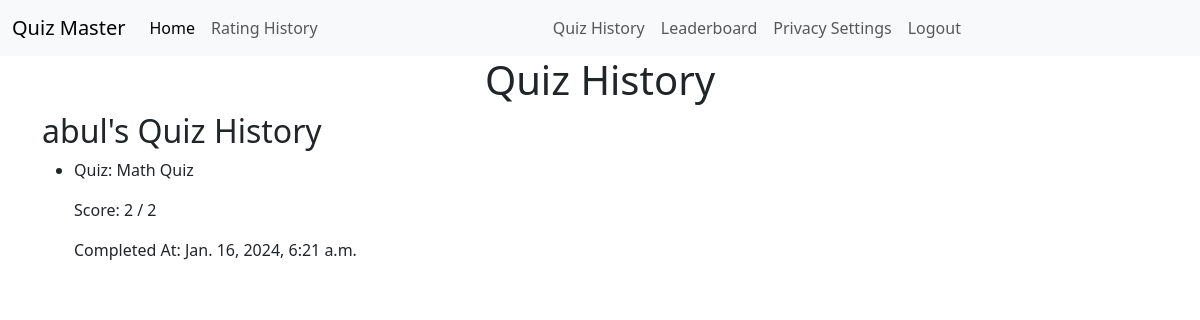
The app's page /quiz_history/abul/, older data.
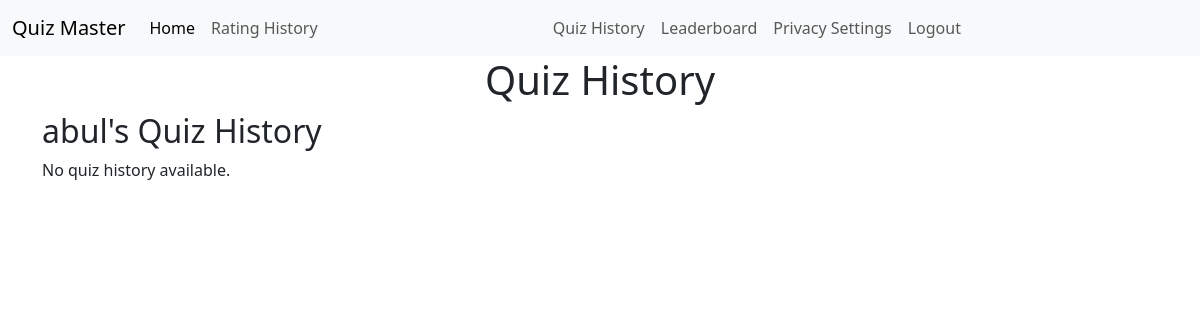
The same page, newer data.
### quizzes/models.py (models this page shows, shortened)
class UserQuizHistory(models.Model):
    user = models.ForeignKey(User, on_delete=models.CASCADE)
    quiz = models.ForeignKey(Quiz, on_delete=models.CASCADE)
    score = models.IntegerField()
    completed_at = models.DateTimeField(auto_now_add=True)

class Quiz(models.Model):
    title = models.CharField(max_length=255)
    description = models.TextField()
    category = models.ForeignKey(Category, on_delete=models.CASCADE)
    has_time_limit = models.BooleanField(default=False)

### core/views.py (the view)
# urls.py: path('quiz_history/<str:username>/', quiz_history, name='quiz_history'),
def quiz_history(request, username):
    user = get_object_or_404(User, username=username)
    quiz_history = UserQuizHistory.objects.filter(
        user=user).order_by('-completed_at')
    context = {
        'user': user,
        'quiz_history': quiz_history,
    }
    return render(request, 'quiz_history.html', context)

### core/templates/quiz_history.html
{% extends 'base.html' %}
{% block content %}
<h1 class="text-center">Quiz History</h1>
<div class="container">
    <h2>{{ user.username }}'s Quiz History</h2>
    {% if quiz_history %}
    <ul>
        {% for history in quiz_history %}
        <li>
            <p>Quiz: {{ history.quiz.title }}</p>
            <p>Score: {{ history.score }} / {{ history.quiz.questions.count }}</p>
            <p>Completed At: {{ history.completed_at }}</p>
        </li>
        {% endfor %}
    </ul>
    {% else %}
    <p>No quiz history available.</p>
    {% endif %}
</div>
{% endblock %}

Row changes from the older to the newer data that the page shows:
removed UserQuizHistory: quiz "Math Quiz", score "2", quiz.questions.count "2", completed_at "Jan. 16, 2024, 6:21 a.m."
Text that changed along with them:
text now shown: "No quiz history available."
